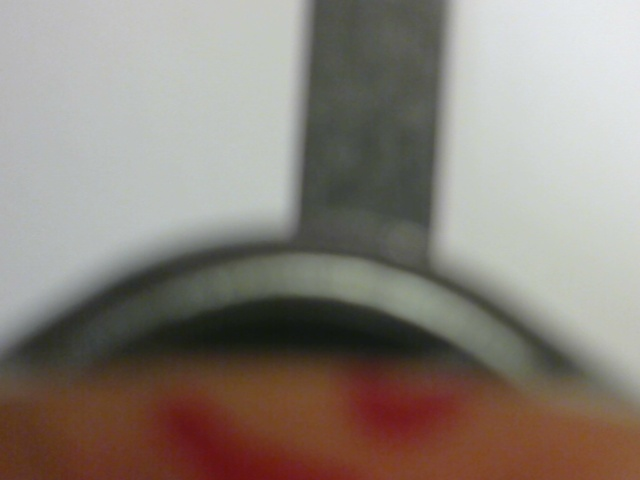
#> input picture Data/frame_0.jpg, 640 x 480 px
$ python threshold.py Data/frame_0.jpg   (Python 2 division)
#> lines starting #> are read from the running program, lines starting #| are printed output that depends on the picture; after the words box and inside, x2 and y2 are one past the last pixel; in counts of white or black regions, pixels touching at a corner belong together
#> further down, image is the input picture: shape (480, 640, 3); mean B, G, R 122.2, 130.4, 138.8
import cv2
import numpy as np
import sys
def nothing(x):
    pass

def threshold_cvWindow(arg_img, arg_thrValue, arg_WindowPos):
    # Create a black image, a window
    #img = np.zeros((300,512,3), np.uint8)
    #img = cv2.imread("Debug/cover_1.jpg")

#> called with arg_thrValue = 122, arg_WindowPos = (200, 100)
    img_gray = cv2.cvtColor(arg_img , cv2.COLOR_BGR2GRAY)
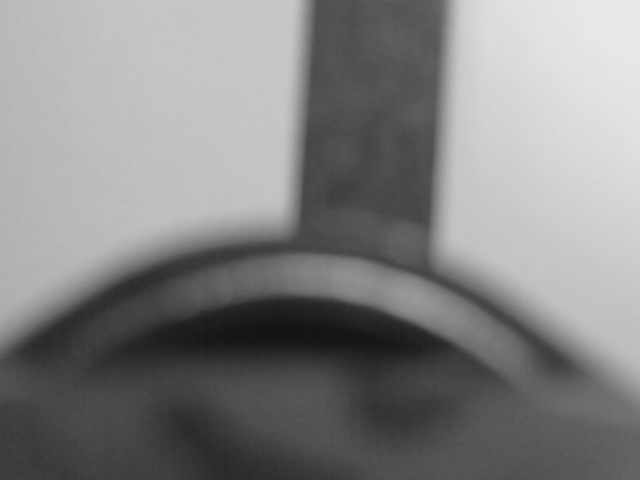
#> img_gray: shape (480, 640); min 19, max 234, mean 132
    cv2.namedWindow('Threshold Setting')

    # create trackbars for color change
    cv2.createTrackbar('Threshold','Threshold Setting', arg_thrValue,255,nothing)
    ret, thresh = cv2.threshold(img_gray, 125, 255, 0)
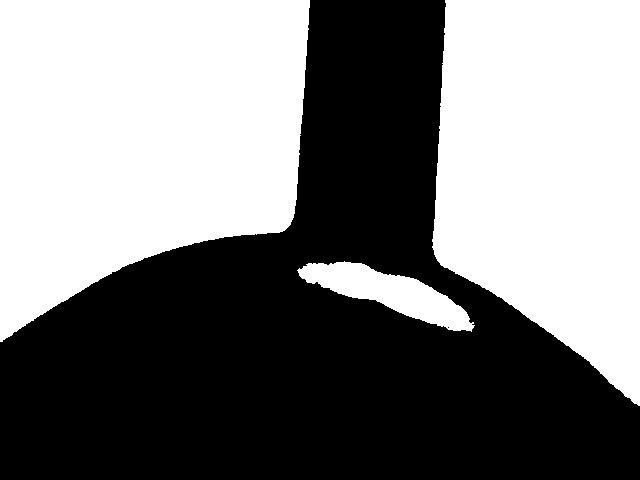
#> thresh: shape (480, 640); 49.5% white; 3 white regions, box (x1, y1, x2, y2) and area: (0, 0, 310, 342) 80823, (432, 0, 640, 406) 66062, (297, 261, 475, 332) 5206
    #print int(arg_WindowPos[1]-img_gray.shape[1]/2)
    cv2.moveWindow('Threshold Setting', int(arg_WindowPos[0]-img_gray.shape[0]/2), int(arg_WindowPos[1]))
    while(1):
        cv2.imshow('Threshold Setting', thresh)
        k = cv2.waitKey(1) & 0xFF
#> (key q is pressed here)
        if k == ord('q'):
            break

        # get current positions of four trackbars
        threshold = cv2.getTrackbarPos('Threshold','Threshold Setting')
        ret, thresh = cv2.threshold(img_gray, threshold, 255, 0)
        try:
            contours, hierarchy = cv2.findContours(thresh.copy(), cv2.RETR_TREE, cv2.CHAIN_APPROX_SIMPLE)
            ctrs = filter(lambda x : cv2.contourArea(x) > 100 , contours)
            thresh = cv2.cvtColor(thresh , cv2.COLOR_GRAY2BGR)
            cv2.drawContours(thresh, ctrs, -1, (0,255,0), 1)
        except Exception as e:
            print e.args

    cv2.destroyAllWindows()
#> (the run stopped early here; a loop or call above may not have finished)

$ run again, on Data/frame_10.jpg
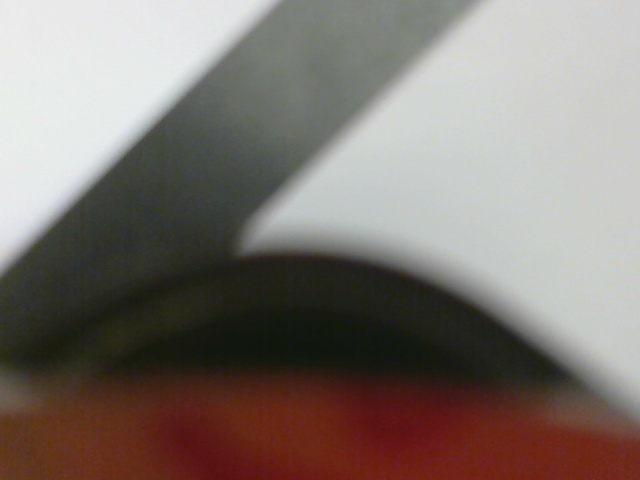
#> input picture Data/frame_10.jpg, 640 x 480 px
#> image is the input picture: shape (480, 640, 3); mean B, G, R 113.5, 119.4, 128.7
#> in threshold_cvWindow, `img_gray = cv2.cvtColor(arg_img , cv2.COLOR_BGR2GRAY)`:
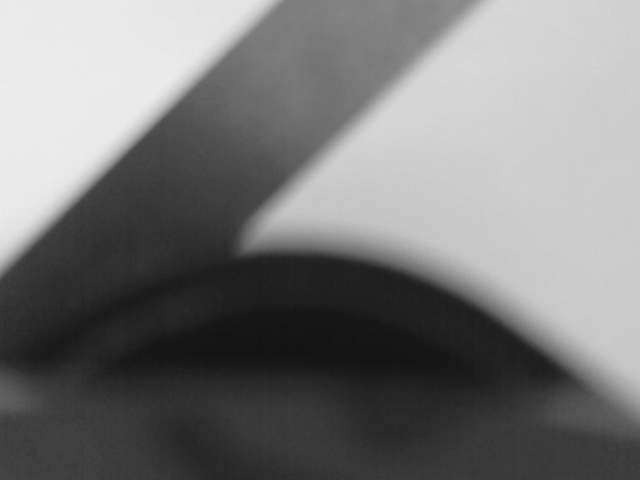
#> img_gray: shape (480, 640); min 18, max 237, mean 121.6
#> in threshold_cvWindow, `ret, thresh = cv2.threshold(img_gray, 125, 255, 0)`:
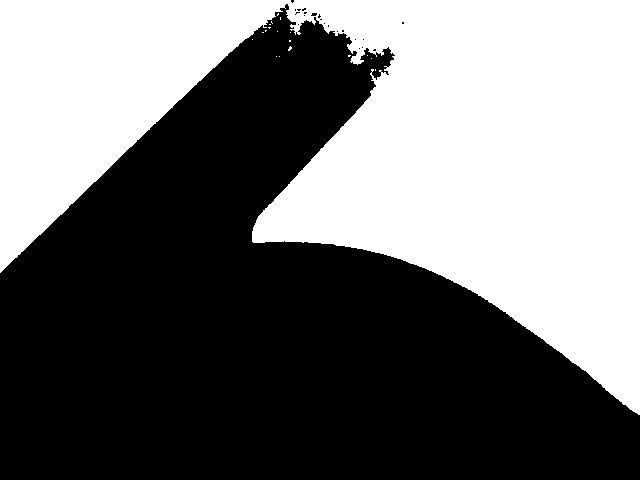
#> thresh: shape (480, 640); 44.8% white; 19 white regions (18 under 20 px), largest, box (x1, y1, x2, y2) and area: (0, 0, 640, 415) 137718

$ run again, on Data/frame_11.jpg
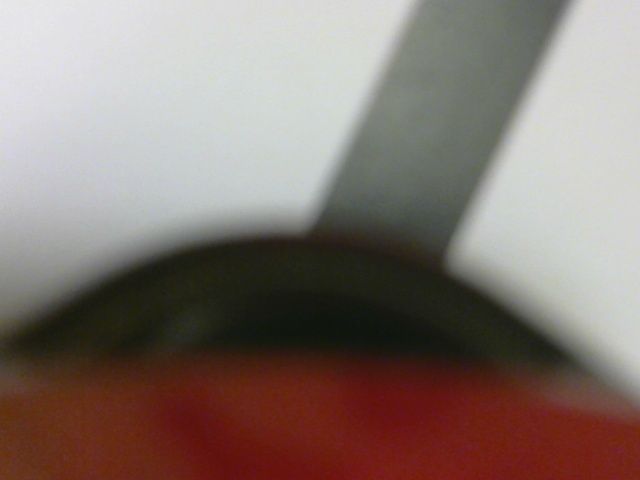
#> input picture Data/frame_11.jpg, 640 x 480 px
#> image is the input picture: shape (480, 640, 3); mean B, G, R 113.9, 120.1, 134.3
#> in threshold_cvWindow, `img_gray = cv2.cvtColor(arg_img , cv2.COLOR_BGR2GRAY)`:
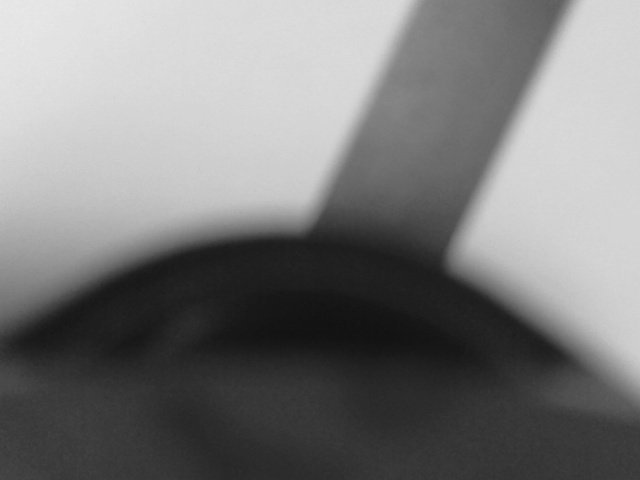
#> img_gray: shape (480, 640); min 16, max 233, mean 123.7
#> in threshold_cvWindow, `ret, thresh = cv2.threshold(img_gray, 125, 255, 0)`:
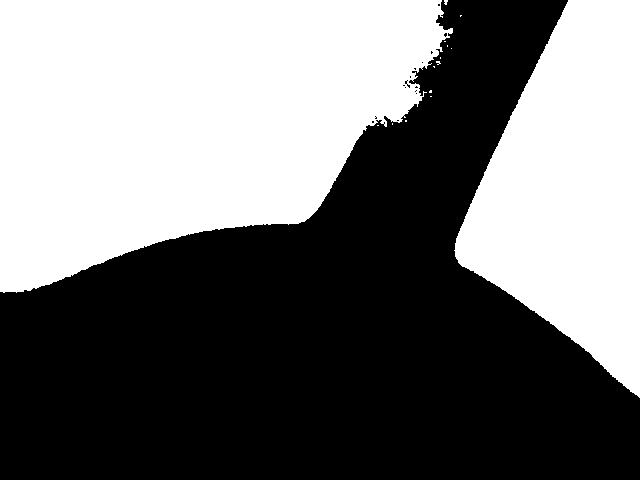
#> thresh: shape (480, 640); 46.2% white; 15 white regions (13 under 20 px), largest, box (x1, y1, x2, y2) and area: (0, 0, 453, 293) 95100, (454, 0, 640, 398) 46737
